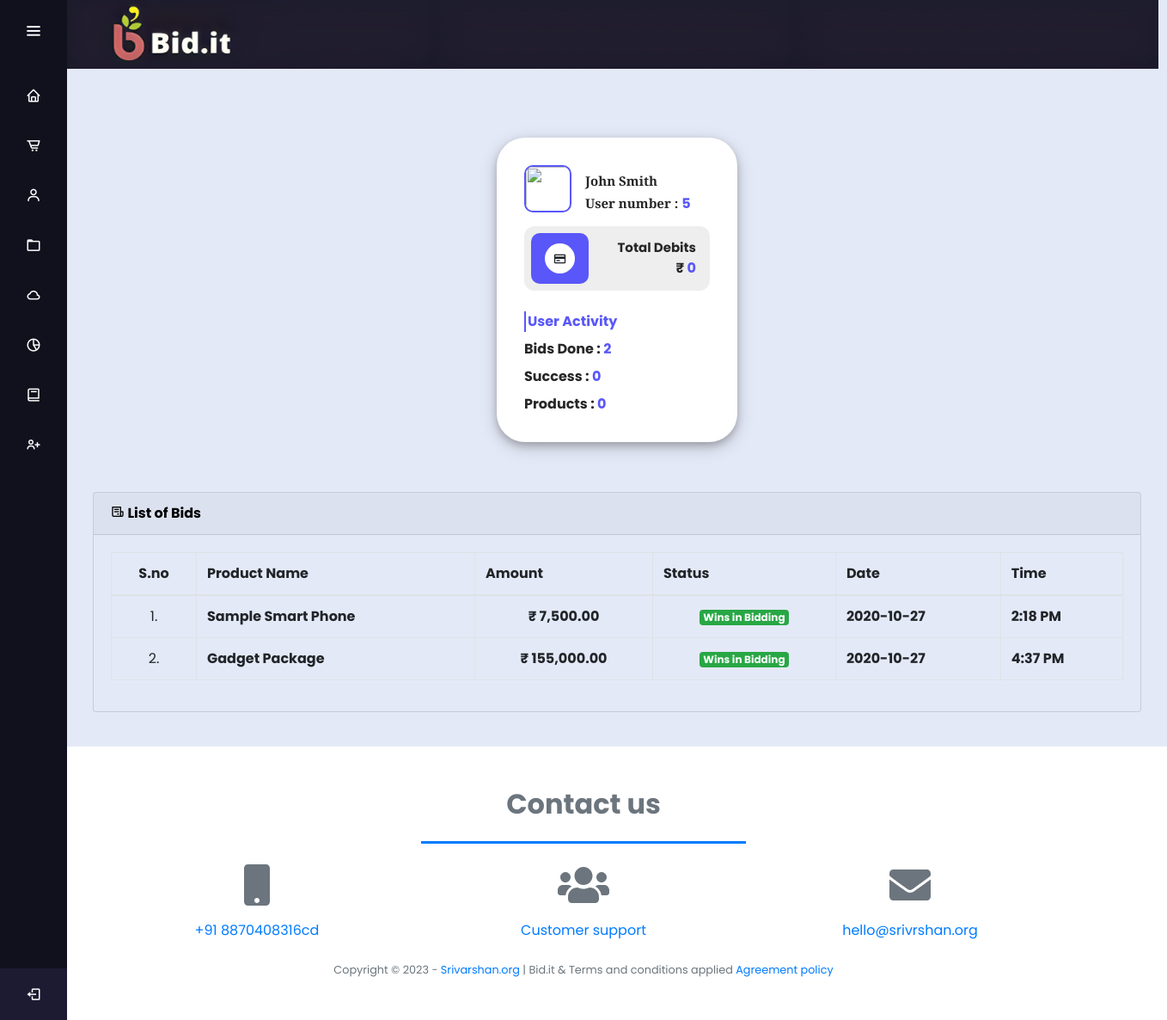
The page /index.php?page=bids_user (signed in) on the database its author committed.
### tables this page shows
CREATE TABLE `bids` (
  `id` int(30) NOT NULL,
  `user_id` int(30) NOT NULL,
  `product_id` int(30) NOT NULL,
  `bid_amount` float NOT NULL,
  `status` tinyint(1) NOT NULL DEFAULT 1 COMMENT '1=bid,2=confirmed,3=cancelled',
  `date_created` datetime NOT NULL DEFAULT current_timestamp() ON UPDATE current_timestamp(),
  `seller_id` BIGINT(20) NOT NULL
);

CREATE TABLE `products` (
  `id` int(30) NOT NULL,
  `contact` BIGINT(20) NOT NULL,
  `address` TEXT NOT NULL,
  `username` VARCHAR(200) NOT NULL,
  `category_id` int(30) NOT NULL,
  `name` varchar(200) NOT NULL,
  `description` text NOT NULL,
  `start_bid` float NOT NULL,
  `regular_price` float NOT NULL,
  `bid_end_datetime` datetime NOT NULL,
  `img_fname` text NOT NULL,
  `date_created` datetime NOT NULL DEFAULT current_timestamp(),
  `buyer_id` BIGINT(20) NOT NULL,
  `seller_authId` BIGINT(20) NOT NULL,
  `bid_amt` BIGINT(20) NOT NULL
);

### bids_user.php (the view, shortened to what this page needs)
<?php include('admin/db_connect.php');?>
<div class="container-fluid">
<div class="container d-flex justify-content-center mt-5">
<div class="cardpro">
	<div class="top-container">
		<img src="https://encrypted-tbn0.gstatic.com/images?q=tbn:ANd9GcTK0MVH3rn8WKA0jyr2jxtWbGMQqNLnHfGg976rgrQzHeEyYAr06wDJstjpchR3H7doodI&usqp=CAU" class="img-fluid profile-image" width="70">
		<div class="ml-3">
			<h5 class="name"><?php echo $_SESSION['login_name'] ?></h5>
			<h6 class="name">User number : <span class="amount"><?php echo $_SESSION['login_id'] ?></span></h6>
		</div>
	</div>
	<div class="middle-container d-flex justify-content-between align-items-center mt-3 p-2">
			<div class="dollar-div px-3">
				<div class="round-div"><i class='bx bx-credit-card'></i></div>
			</div>
			<?php
                $host = "database-1.cwa1v3hdvy5b.us-east-1.rds.amazonaws.com";
                $dbname = "kk";
                $username = "admin";
                $password = "admin123";
            try {
                $pdo = new PDO("mysql:host=$host;dbname=$dbname", $username, $password);
                $pdo->setAttribute(PDO::ATTR_ERRMODE, PDO::ERRMODE_EXCEPTION);
            } catch (PDOException $e) {
                die("Database connection failed: " . $e->getMessage());
            }
                $sessionId = $_SESSION['login_id'];
                $sql = "SELECT SUM(bid_amount) AS total_success_bids FROM bids WHERE user_id = :user_id AND status = 2";
                $stmt = $pdo->prepare($sql);
                $stmt->bindParam(':user_id', $sessionId, PDO::PARAM_INT);
                $stmt->execute();
                $result = $stmt->fetch(PDO::FETCH_ASSOC);
                $totalSuccessBids = $result['total_success_bids'];
                echo '<div class="d-flex flex-column text-right mr-2">';
                echo '    <span class="current-balance">Total Debits</span>';
            if ($totalSuccessBids !== null) {
                echo '    <span class="amount"><span class="dollar-sign">₹ </span>' . $totalSuccessBids . '</span>';
            } else {
                echo '    <span class="amount"><span class="dollar-sign">₹ </span>0</span>';
            }
                echo '</div>';
            ?>
	</div>
	<div class="recent-border mt-4">
		<span class="recent-orders">User Activity</span>
	</div>
	<?php
        $sessionId = $_SESSION['login_id'];
        $sql = "SELECT COUNT(*) AS bid_count FROM bids WHERE user_id = :user_id";
        $stmt = $pdo->prepare($sql);
        $stmt->bindParam(':user_id', $sessionId, PDO::PARAM_INT);
        $stmt->execute();
        $result = $stmt->fetch(PDO::FETCH_ASSOC);
        if ($result && isset($result['bid_count'])) {
        $bidCount = $result['bid_count'];
        echo '<div class="wishlist-border pt-2">';
        echo '    <span class="wishlist">Bids Done : <span class="amount">' . $bidCount . '</span></span>';
        echo '</div>';
        } else {
        echo '<div class="wishlist-border pt-2">';
        echo '    <span class="wishlist">Bids Done : <span class="amount">0</span></span>';
        echo '</div>';
       }
       ?>
    <?php
    $sessionId = $_SESSION['login_id'];
    $sql = "SELECT COUNT(*) AS success_count FROM bids WHERE user_id = :user_id AND status = 2";
    $stmt = $pdo->prepare($sql);
    $stmt->bindParam(':user_id', $sessionId, PDO::PARAM_INT);
    $stmt->execute();
    $result = $stmt->fetch(PDO::FETCH_ASSOC);
    if ($result && isset($result['success_count'])) {
    $successCount = $result['success_count'];
        echo '<div class="fashion-studio-border pt-2">';
        echo '    <span class="fashion-studio">Success : <span class="amount">' . $successCount . '</span></span>';
        echo '</div>';
    } else {
        echo '<div class="fashion-studio-border pt-2">';
        echo '    <span class="fashion-studio">Success : <span class="amount">0</span></span>';
        echo '</div>';
    }
    ?>
	<?php
       $sessionId = $_SESSION['login_id'];
       $sql = "SELECT COUNT(*) AS product_count FROM products WHERE seller_authId = :seller_authId";
       $stmt = $pdo->prepare($sql);
       $stmt->bindParam(':seller_authId', $sessionId, PDO::PARAM_INT);
       $stmt->execute();
       $result = $stmt->fetch(PDO::FETCH_ASSOC);
       if ($result && isset($result['product_count'])) {
       $productCount = $result['product_count'];
        echo '<div class="fashion-studio-border pt-2">';
        echo '    <span class="fashion-studio">Products : <span class="amount">' . $productCount . '</span></span>';
        echo '</div>';
    } else {
        echo '<div class="fashion-studio-border pt-2">';
        echo '    <span class="fashion-studio">Products : <span class="amount">0</span></span>';
        echo '</div>';
    }
    ?>
</div>
</div>
	<div class="col-lg-12">
		<div class="row">
<div class="col-md-12">
    <div class="card">
        <div class="card-header" style="color:#6c757d;">
            <b style="color:black;"><i class='bx bx-receipt'></i> List of Bids</b>
        </div>
        <div class="card-body">
            <table class="table table-condensed table-bordered table-hover">
                <thead>
                    <tr>
                        <th class="text-center">S.no</th>
                        <th class="">Product Name</th>
                        <th class="">Amount</th>
                        <th class="">Status</th>
                        <th class="">Date</th>
                        <th class="">Time</th>
                    </tr>
                </thead>
                <tbody>
                    <?php
                    $i = 1;
                    $sessionId = $_SESSION['login_id'];
                    $books = $conn->query("SELECT b.*, u.name as uname,p.name,p.bid_end_datetime bdt FROM bids b inner join users u on u.id = b.user_id inner join products p on p.id = b.product_id where user_id = $sessionId ");
                    while($row=$books->fetch_assoc()):
                        $get = $conn->query("SELECT * FROM bids where product_id = {$row['product_id']} order by bid_amount desc limit 1 ");
                        $uid = $get->num_rows > 0 ? $get->fetch_array()['user_id'] : 0 ;
                    ?>
                    <tr>
                        <td class="text-center"><?php echo $i++ ?>.</td>
                        <td class="">
                            <p> <b><?php echo ucwords($row['name']) ?></b></p>
                        </td>
                        <td class="text-right">
                            <center><p> <b>₹ <?php echo number_format($row['bid_amount'],2) ?></b></p></center>
                        </td>
                        <td class="text-center">
                            <?php if($row['status'] == 1): ?>
                            <?php if(strtotime(date('Y-m-d H:i')) < strtotime($row['bdt'])): ?>
                            <span class="badge badge-secondary">Bidding Stage</span>
                            <?php else: ?>
                            <?php if($uid == $row['user_id']): ?>
                            <span class="badge badge-success">Wins in Bidding</span>
                            <?php else: ?>
                            <span class="badge badge-secondary">Loose</span>
                            <?php endif; ?>
                            <?php endif; ?>
                            <?php elseif($row['status'] == 2): ?>
                            <span class="badge badge-primary">Confirmed</span>
                            <?php else: ?>
                            <span class="badge badge-danger">Canceled</span>
                            <?php endif; ?>
                        </td>
                        <td>
                            <p> <b><?php echo date('Y-m-d', strtotime($row['date_created'])) ?></b></p>
                        </td>
                        <td>
                            <p> <b><?php echo date('g:i A', strtotime($row['date_created'])) ?></b></p>
                        </td>
                    </tr>
                    <?php endwhile; ?>
                </tbody>
            </table>
        </div>
    </div>
</div>
		</div>
	</div>
</div>

### css/stylehome.css (style rules this page uses)
* { margin: 0; padding: 0; box-sizing: border-box; font-family: "Poppins" , sans-serif; }

### bids_user.php (style rules this page uses)
.cardpro { background-color: #fff; width: 280px; border-radius: 33px; box-shadow: 0 4px 8px 0 rgba(0, 0, 0, 0.2), 0 6px 20px 0 rgba(0, 0, 0, 0.19); padding: 2rem !important; }
.top-container { display: flex; align-items: center; }
.profile-image { width: 55px; height: 55px; border-radius: 10px; border: 2px solid #5957f9; }
.name { font-size: 15px; font-weight: bold; color: #272727; position: relative; top: 8px; }
.middle-container { background-color: #eee; border-radius: 12px; }
.dollar-div { background-color: #5957f9; padding: 12px; border-radius: 10px; }
.round-div { border-radius: 50%; width: 35px; height: 35px; background-color: #fff; display: flex; justify-content: center; align-items: center; text-align: center; }
.current-balance { font-size: 15px; color: #272727; font-weight: bold; }
.amount { color: #5957f9; font-size: 16px; font-weight: bold; }
.dollar-sign { font-size: 16px; color: #272727; font-weight: bold; }
.recent-border { border-left: 2px solid #5957f9; display: flex; align-items: center; }
.recent-orders { font-size: 16px; font-weight: 700; color: #5957f9; margin-left: 2px; }
.wishlist { font-size: 16px; font-weight: 700; color: #272727; }
.fashion-studio { font-size: 16px; font-weight: 700; color: #272727; }
td { vertical-align: middle !important; }
td p { margin: unset }

### rows shown on the page
bids: product.name "Sample Smart Phone", bid_amount "7,500.00", status "Wins in Bidding", date_created "2020-10-27", date_created "2:18 PM"
bids: product.name "Gadget Package", bid_amount "155,000.00", status "Wins in Bidding", date_created "2020-10-27", date_created "4:37 PM"

### other values the page prints
$_SESSION['login_name'] "John Smith"
$_SESSION['login_id'] "5"
$bidCount "2"
$successCount "0"
$productCount "0"
$_SESSION['system']['contact'] "+91 8870408316cd"
$_SESSION['system']['email'] "hello@srivrshan.org"
$_SESSION['system']['name'] "Bid.it"
